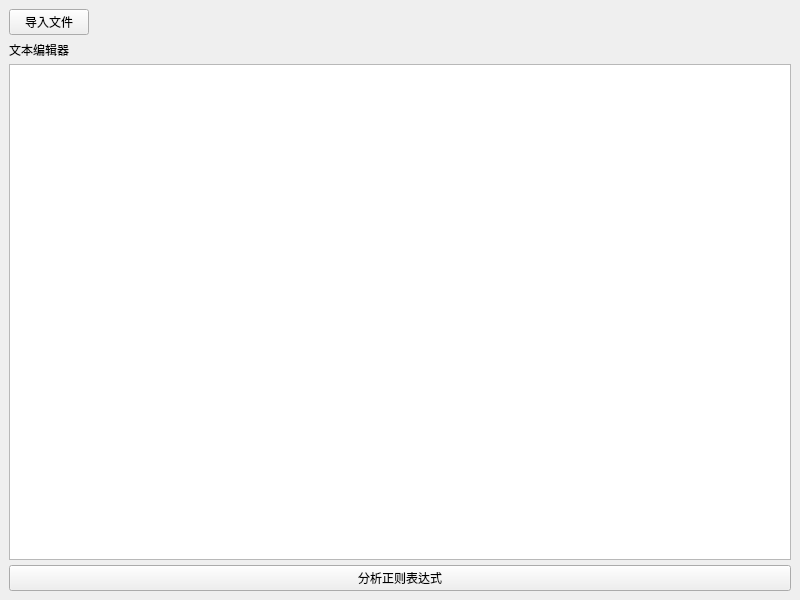
<?xml version="1.0" encoding="UTF-8"?>
<ui version="4.0">
 <class>MainWindow</class>
 <widget class="QMainWindow" name="MainWindow">
  <property name="geometry">
   <rect>
    <x>0</x>
    <y>0</y>
    <width>800</width>
    <height>600</height>
   </rect>
  </property>
  <property name="windowTitle">
   <string>XLEX分析</string>
  </property>
  <widget class="QWidget" name="centralwidget">
   <layout class="QVBoxLayout" name="verticalLayout">
    <item>
     <layout class="QHBoxLayout" name="horizontalLayout_2">
      <property name="sizeConstraint">
       <enum>QLayout::SetDefaultConstraint</enum>
      </property>
      <item alignment="Qt::AlignLeft">
       <widget class="QPushButton" name="importFileAction">
        <property name="text">
         <string>导入文件</string>
        </property>
       </widget>
      </item>
     </layout>
    </item>
    <item>
     <layout class="QHBoxLayout" name="horizontalLayout" stretch="2">
      <property name="spacing">
       <number>5</number>
      </property>
      <item>
       <layout class="QVBoxLayout" name="verticalLayout_2">
        <item>
         <widget class="QLabel" name="label1">
          <property name="text">
           <string>文本编辑器</string>
          </property>
         </widget>
        </item>
        <item>
         <widget class="QTextEdit" name="lexEditor"/>
        </item>
        <item>
         <widget class="QPushButton" name="parseFileAction">
          <property name="text">
           <string>分析正则表达式</string>
          </property>
         </widget>
        </item>
       </layout>
      </item>
     </layout>
    </item>
   </layout>
  </widget>
 </widget>
 <resources/>
 <connections/>
</ui>
